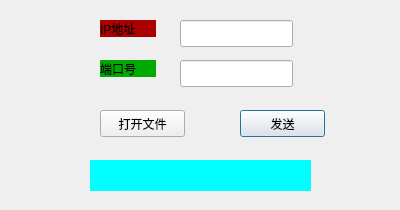
<?xml version="1.0" encoding="UTF-8"?>
<ui version="4.0">
 <class>FileClient</class>
 <widget class="QDialog" name="FileClient">
  <property name="geometry">
   <rect>
    <x>0</x>
    <y>0</y>
    <width>400</width>
    <height>210</height>
   </rect>
  </property>
  <property name="windowTitle">
   <string>FileClient</string>
  </property>
  <widget class="QLineEdit" name="lineEdit">
   <property name="geometry">
    <rect>
     <x>180</x>
     <y>20</y>
     <width>113</width>
     <height>27</height>
    </rect>
   </property>
  </widget>
  <widget class="QLineEdit" name="lineEdit_2">
   <property name="geometry">
    <rect>
     <x>180</x>
     <y>60</y>
     <width>113</width>
     <height>27</height>
    </rect>
   </property>
  </widget>
  <widget class="QLabel" name="label">
   <property name="geometry">
    <rect>
     <x>100</x>
     <y>20</y>
     <width>56</width>
     <height>17</height>
    </rect>
   </property>
   <property name="styleSheet">
    <string notr="true">background-color: rgb(170, 0, 0);</string>
   </property>
   <property name="text">
    <string>IP地址</string>
   </property>
  </widget>
  <widget class="QLabel" name="label_2">
   <property name="geometry">
    <rect>
     <x>100</x>
     <y>60</y>
     <width>56</width>
     <height>17</height>
    </rect>
   </property>
   <property name="styleSheet">
    <string notr="true">background-color: rgb(0, 170, 0);</string>
   </property>
   <property name="text">
    <string>端口号</string>
   </property>
  </widget>
  <widget class="QPushButton" name="sendButton">
   <property name="geometry">
    <rect>
     <x>240</x>
     <y>110</y>
     <width>85</width>
     <height>27</height>
    </rect>
   </property>
   <property name="text">
    <string>发送</string>
   </property>
  </widget>
  <widget class="QPushButton" name="openButton">
   <property name="geometry">
    <rect>
     <x>100</x>
     <y>110</y>
     <width>85</width>
     <height>27</height>
    </rect>
   </property>
   <property name="text">
    <string>打开文件</string>
   </property>
  </widget>
  <widget class="QLabel" name="sendStautsLabel">
   <property name="geometry">
    <rect>
     <x>90</x>
     <y>160</y>
     <width>221</width>
     <height>31</height>
    </rect>
   </property>
   <property name="styleSheet">
    <string notr="true">background-color: rgb(0, 255, 255);</string>
   </property>
   <property name="text">
    <string/>
   </property>
  </widget>
 </widget>
 <layoutdefault spacing="6" margin="11"/>
 <resources/>
 <connections/>
</ui>
